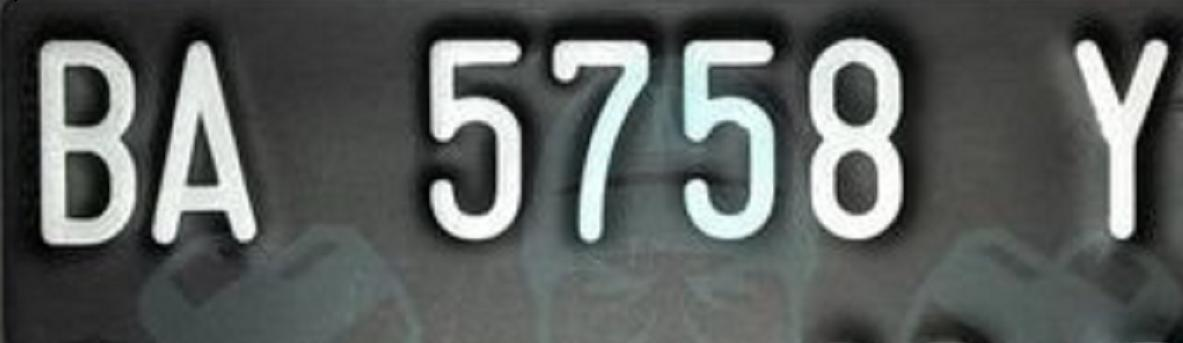
#> input picture UTS/image/1.png, 1183 x 343 px, given as the content of the folder /content/drive/MyDrive/ML/, which was not available
$ jupyter execute 'UTS-Abdul Basith Bahi.ipynb'
#> lines starting #> are read from the running program, lines starting #| are printed output that depends on the picture; after the words box and inside, x2 and y2 are one past the last pixel; in counts of white or black regions, pixels touching at a corner belong together; pictures that were not available may be replaced by others from this repository, and a replacement may not be noted
[cell 1]
from google.colab import drive
drive.mount('/content/drive')

[cell 2]
import numpy as np
import cv2
import os
import matplotlib.pyplot as plt
from sklearn.cluster import KMeans
import json
from google.colab.patches import cv2_imshow

[cell 3]
# Tentukan path folder gambar
folder_path = '/content/drive/MyDrive/ML/'

# Dapatkan daftar file dalam folder
file_list = os.listdir(folder_path)

# Inisialisasi list untuk menyimpan data gambar yang sudah direshape
reshaped_images = []

# Loop melalui daftar file dan baca setiap gambar
for filename in file_list:
    if filename.endswith(('.jpg', '.jpeg', '.png')):  # Anda bisa menyesuaikan ekstensi yang diterima
        # Gabungkan path folder dengan nama file
        file_path = os.path.join(folder_path, filename)

        # Baca gambar
        img = cv2.imread(file_path)
#> img is the input picture: shape (343, 1183, 3); mean B, G, R 93.2, 95, 91

        # Mendapatkan dimensi gambar
        h, w, ch = img.shape
#> h = 343; w = 1183; ch = 3

        # Reshape gambar
        data = img / 255.0
        data = data.reshape(h * w, ch)

        # Menambahkan gambar yang sudah direshape ke dalam list
        reshaped_images.append(data)

        # Tampilkan gambar jika Anda inginkan
        cv2_imshow(img)

        # Cetak shape asli gambar
        print(f"Nama File: {filename}")
        print(f"Bentuk gambar asli: {h} x {w} x {ch}")
#| Bentuk gambar asli: 343 x 1183 x 3

        cv2.waitKey(0)
        cv2.destroyAllWindows()

# Jika Anda ingin menggabungkan semua gambar menjadi satu array, Anda dapat melakukannya di sini
# reshaped_images = np.concatenate(reshaped_images, axis=0)

[cell 4]
# Jika Anda ingin mencetak bentuk dari setiap gambar yang sudah direshape
for i, data in enumerate(reshaped_images):
    print(f"Nama File: {file_list[i]}")
    print(f"Bentuk gambar yang sudah direshape: {data.shape}")
#> this loop made 1 pass
#| Nama File: 1.png
#| Bentuk gambar yang sudah direshape: (405769, 3)

[cell 5]
def plot_pixels(data, title, colors=None, N=10000):
#> called with data = array of shape (405769, 3), title = '1.png', N = 10000
    if colors is None:
        colors = data

    # choose a random subset
    rng = np.random.RandomState(0)
    i = rng.permutation(data.shape[0])[:N]
    colors = colors[i]
    R, G, B = data[i].T
#> R = 10000 values, max 1 at index 1213, min 0 at index 518, mean 0.367; G = 10000 values, max 1 at index 81, min 0.00392 at index 585, mean 0.374; B = 10000 values, max 1 at index 2777, min 0 at index 585, mean 0.358

    fig, ax = plt.subplots(1, 2, figsize=(8, 4))
    ax[0].scatter(R, G, color=colors, marker='.')
    ax[0].set(xlabel='Red', ylabel='Green', xlim=(0, 1), ylim=(0, 1))

    ax[1].scatter(R, B, color=colors, marker='.')
    ax[1].set(xlabel='Red', ylabel='Blue', xlim=(0, 1), ylim=(0, 1))

    fig.suptitle(title, size=14)

[cell 6]
for filename in file_list:
    if filename.endswith(('.jpg', '.jpeg', '.png')):  # Anda bisa menyesuaikan ekstensi yang diterima
        # Gabungkan path folder dengan nama file
        file_path = os.path.join(folder_path, filename)

        # Baca gambar
        img = cv2.imread(file_path)

        # Mendapatkan dimensi gambar
        h, w, ch = img.shape

        # Reshape gambar
        data = img / 255.0
        data = data.reshape(h * w, ch)

        # Memanggil fungsi plot_pixels untuk menganalisis persebaran warna
        plot_pixels(data, title=filename)

plt.show()  # Menampilkan plot untuk semua gambar
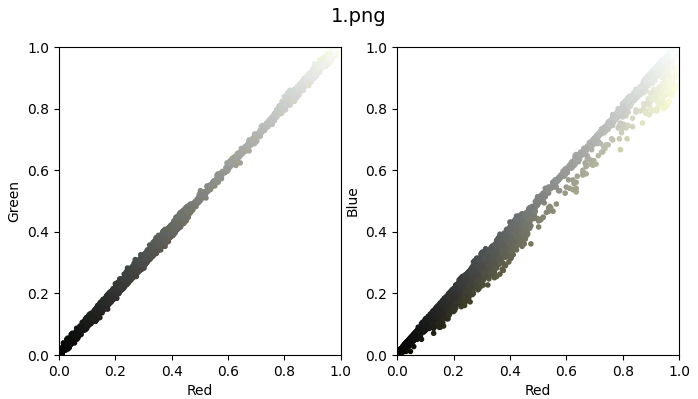
#> figure drawn by matplotlib, 2 panels

[cell 7]
# Lokasi tempat Anda akan menyimpan hasil segmentasi
output_segmentation_directory = '/content/drive/MyDrive/ML/UTS/Segmentation_Results_KMeans/'

# Pastikan direktori output ada atau buat jika belum ada
if not os.path.exists(output_segmentation_directory):
    os.makedirs(output_segmentation_directory)

# Loop melalui gambar asli dan hasil segmentasi
for filename in file_list:
    if filename.endswith(('.jpg', '.jpeg', '.png')):
        # Gabungkan path folder dengan nama file
        file_path = os.path.join(folder_path, filename)

        # Baca gambar
        img = cv2.imread(file_path)

        # Mendapatkan dimensi gambar
        h, w, ch = img.shape

        # Reshape gambar
        data = img.reshape(-1, 3)

        # Inisiasi obyek KMeans
        cl_kmeans = KMeans(n_clusters=2, random_state=0)

        # Fit dan predict model
        y_kmeans = cl_kmeans.fit_predict(data)

        centers = cl_kmeans.cluster_centers_

        # Ganti warna gambar asli dengan warna yang dihasilkan oleh K-Means Clustering
        new_img = centers[y_kmeans].reshape(img.shape).astype(np.uint8)
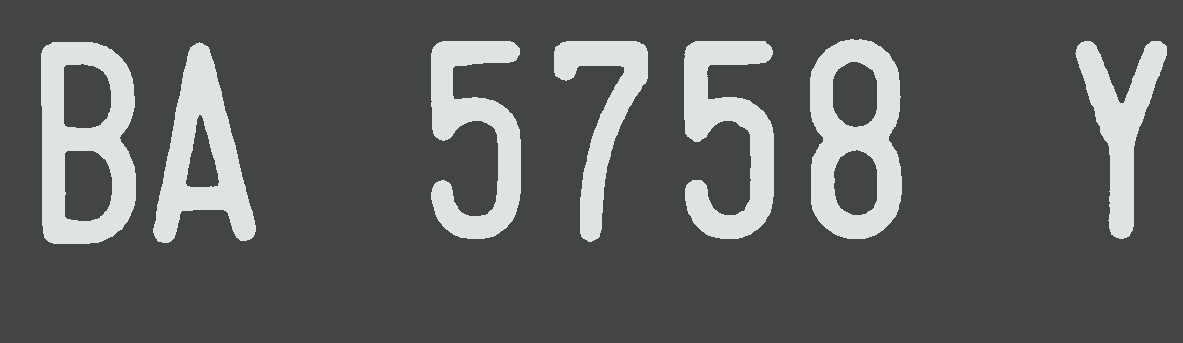
#> new_img: shape (343, 1183, 3); mean B, G, R 92.3, 94.5, 90.8

        # Simpan hasil segmentasi
        output_path = os.path.join(output_segmentation_directory, filename)
        cv2.imwrite(output_path, new_img)

        # Tampilkan gambar asli dan hasil segmentasi
        plt.figure(figsize=(12, 6))
        plt.subplot(1, 2, 1)
        plt.title(f"Original Image: {filename}")
        plt.imshow(cv2.cvtColor(img, cv2.COLOR_BGR2RGB))
        plt.axis('off')  # Sembunyikan sumbu gambar

        plt.subplot(1, 2, 2)
        plt.title(f"Segmented Image: {filename}")
        plt.imshow(cv2.cvtColor(new_img, cv2.COLOR_BGR2RGB))
        plt.axis('off')  # Sembunyikan sumbu gambar

        plt.show()
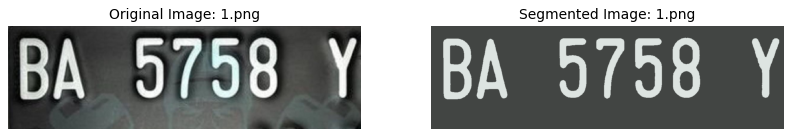
#> figure drawn by matplotlib, 2 panels

# Selesai
print("Hasil segmentasi telah disimpan.")

[cell 8]
# Loop melalui gambar asli dan hasil segmentasi
for filename in file_list:
    if filename.endswith(('.jpg', '.jpeg', '.png')):
        # Gabungkan path folder dengan nama file
        file_path = os.path.join(folder_path, filename)

        # Baca gambar
        img = cv2.imread(file_path)

        # Mendapatkan dimensi gambar
        h, w, ch = img.shape

        # Reshape gambar
        data = img.reshape(-1, 3)

        # Inisiasi obyek KMeans
        cl_kmeans = KMeans(n_clusters=2, random_state=0)

        # Fit dan predict model
        y_kmeans = cl_kmeans.fit_predict(data)

        centers = cl_kmeans.cluster_centers_

        # Ganti warna gambar asli dengan warna yang dihasilkan oleh K-Means Clustering
        new_img = centers[y_kmeans].reshape(img.shape).astype(np.uint8)

        # Konversi hasil segmentasi ke citra biner
        gray_img = cv2.cvtColor(new_img, cv2.COLOR_BGR2GRAY)
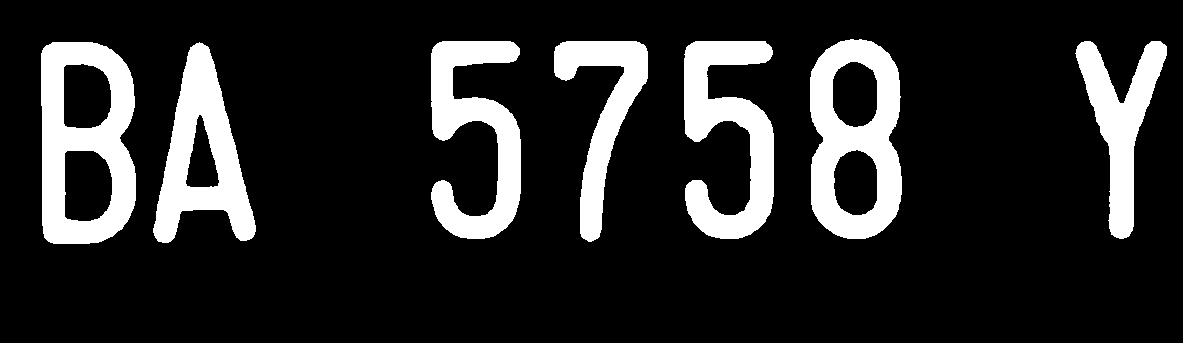
#> gray_img: shape (343, 1183); values 68 (black) and 226 (white), 16% white; 7 white regions, largest, box (x1, y1, x2, y2) and area: (41, 42, 136, 244) 11712, (810, 39, 902, 239) 11046, (684, 41, 774, 239) 9638
        _, binary_img = cv2.threshold(gray_img, 90, 255, cv2.THRESH_BINARY)

        # Simpan hasil segmentasi biner
        output_path = os.path.join(output_segmentation_directory, filename)
        cv2.imwrite(output_path, binary_img)

        # Tampilkan gambar asli dan hasil segmentasi
        plt.figure(figsize=(12, 6))
        plt.subplot(1, 2, 1)
        plt.title(f"Original Image: {filename}")
        plt.imshow(cv2.cvtColor(img, cv2.COLOR_BGR2RGB))
        plt.axis('off')  # Sembunyikan sumbu gambar

        plt.subplot(1, 2, 2)
        plt.title(f"Segmented Image (Binary): {filename}")
        plt.imshow(binary_img, cmap='gray')
        plt.axis('off')  # Sembunyikan sumbu gambar

        plt.show()
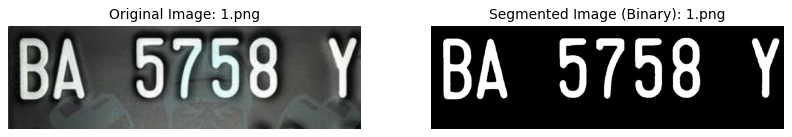
#> figure drawn by matplotlib, 2 panels

# Selesai
print("Hasil segmentasi telah disimpan.")
